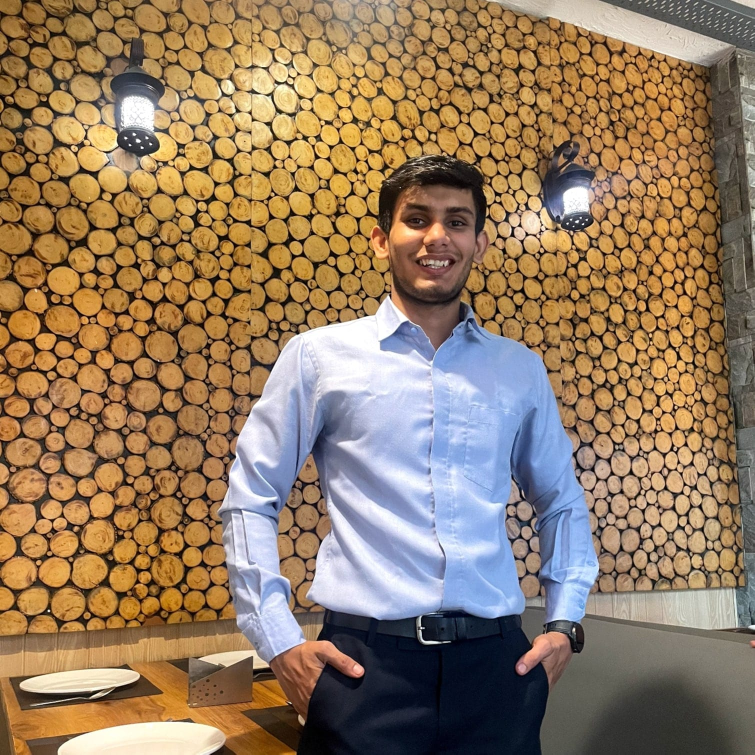
#> input picture tarun.jpeg, 1509 x 1509 px (shown at 1/2 size)
$ python opencv_Day_25.py
#> lines starting #> are read from the running program, lines starting #| are printed output that depends on the picture; after the words box and inside, x2 and y2 are one past the last pixel; in counts of white or black regions, pixels touching at a corner belong together
import numpy as np
import cv2

# Read the input image and resize it
img = cv2.imread('tarun.jpeg')
#> img is the input picture: shape (1509, 1509, 3); mean B, G, R 97.3, 123.5, 147.8
img = cv2.resize(img, (400, 400))
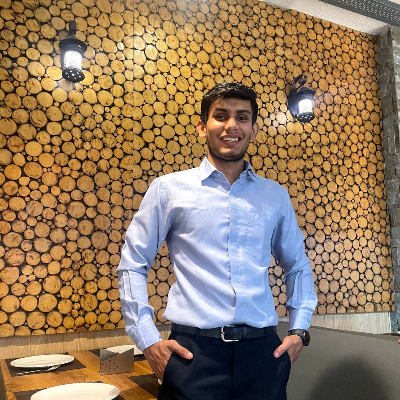
#> img: shape (400, 400, 3); mean B, G, R 97.1, 123.4, 147.7

# Convert the image to grayscale
imgray = cv2.cvtColor(img, cv2.COLOR_BGR2GRAY)
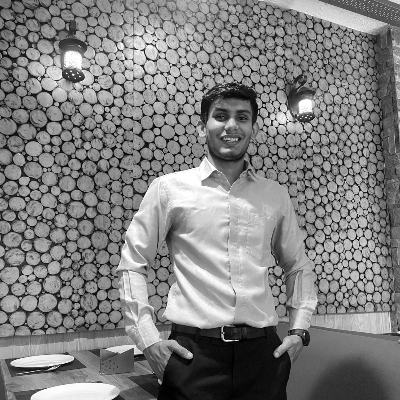
#> imgray: shape (400, 400); min 0, max 255, mean 127.7

# Apply thresholding to obtain a binary image
rest, thresh = cv2.threshold(imgray, 127, 255, 0)
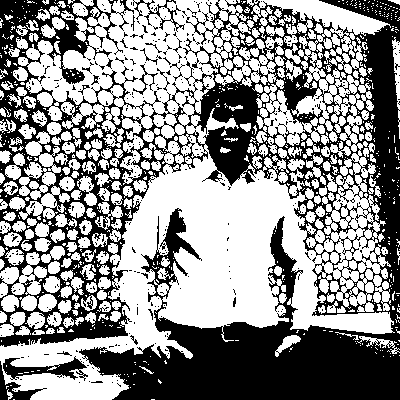
#> thresh: shape (400, 400); 56.9% white; 564 black regions (542 under 20 px)

# Find contours in the binary image
Contours, hierarchy = cv2.findContours(thresh, cv2.RETR_TREE, cv2.CHAIN_APPROX_NONE)
#> Contours = 2281 contours, 1962 with area under 20; largest, box (x1, y1, x2, y2) and area: (0, 0, 395, 400) 72098, (140, 207, 202, 291) 1589, (19, 131, 61, 200) 1275, (0, 252, 47, 298) 940, (2, 356, 88, 381) 920

# Print the number of contours found
print(len(Contours))
#| 2281

# Draw contours on the original image
cv2.drawContours(img, Contours, -1, (0, 255, 255), 3)
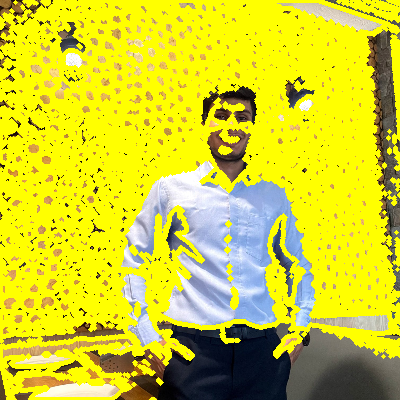
#> img: shape (400, 400, 3); mean B, G, R 44.6, 207.9, 210.2

# Display the original image with contours and the grayscale image
cv2.imshow('image', img)
cv2.imshow('imagegray', imgray)

# Wait for a key press
cv2.waitKey(0)

# Close all OpenCV windows
cv2.destroyAllWindows()

$ run again, with nitin.jpeg copied over tarun.jpeg
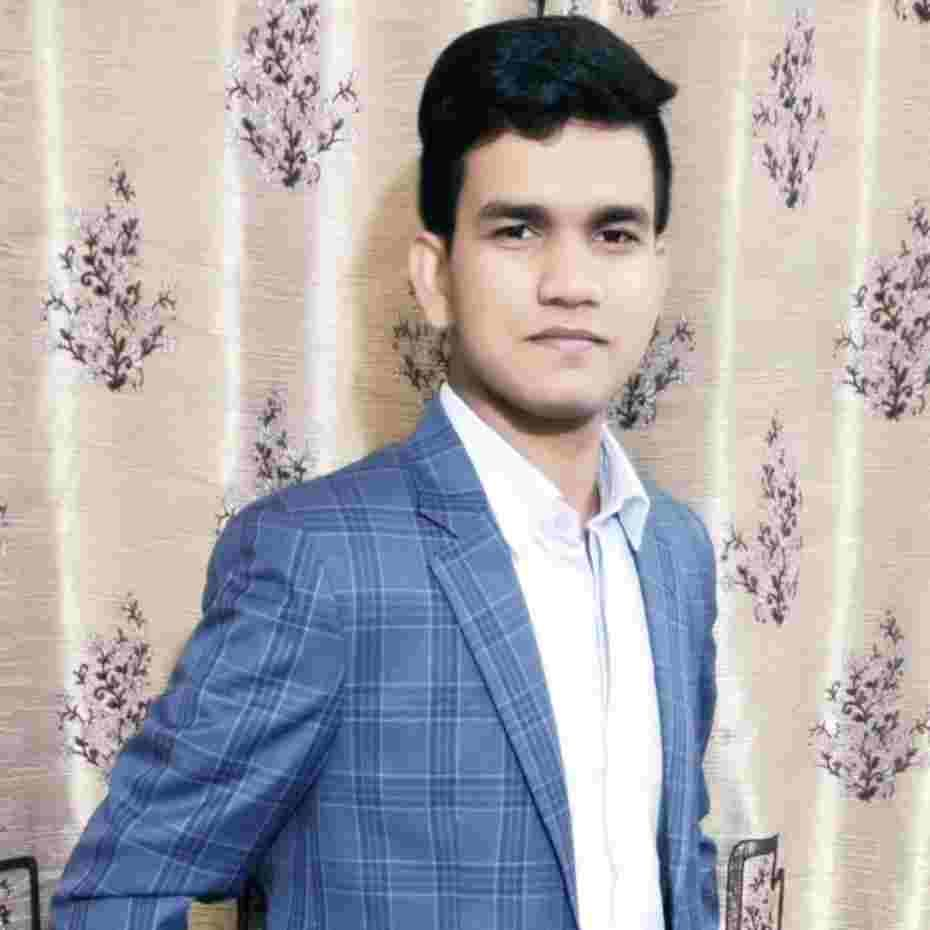
#> input picture nitin.jpeg, 930 x 930 px
#> img is the input picture: shape (930, 930, 3); mean B, G, R 173.4, 169.1, 172.7
#> `rest, thresh = cv2.threshold(imgray, 127, 255, 0)`:
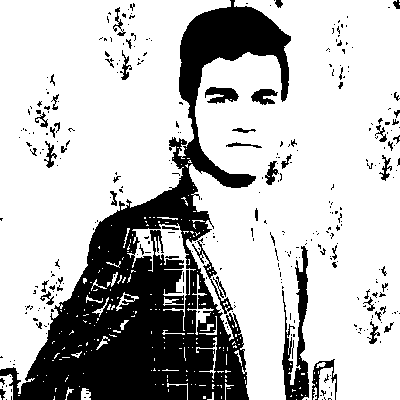
#> thresh: shape (400, 400); 73.9% white; 331 black regions (276 under 20 px)
#> Contours = 658 contours, 560 with area under 20; largest, box (x1, y1, x2, y2) and area: (186, 0, 400, 400) 67046, (0, 0, 231, 394) 48931, (127, 223, 196, 331) 1420, (204, 86, 240, 105) 427, (318, 367, 336, 400) 412
#| 658
#> `cv2.drawContours(img, Contours, -1, (0, 255, 255), 3)`:
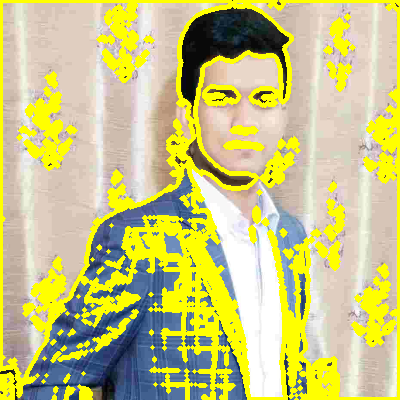
#> img: shape (400, 400, 3); mean B, G, R 131.2, 197.8, 201.8

$ run again, with sample.jpeg copied over tarun.jpeg
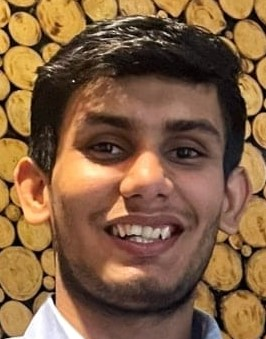
#> input picture sample.jpeg, 266 x 339 px
#> img is the input picture: shape (339, 266, 3); mean B, G, R 66.2, 96, 130.8
#> `rest, thresh = cv2.threshold(imgray, 127, 255, 0)`:
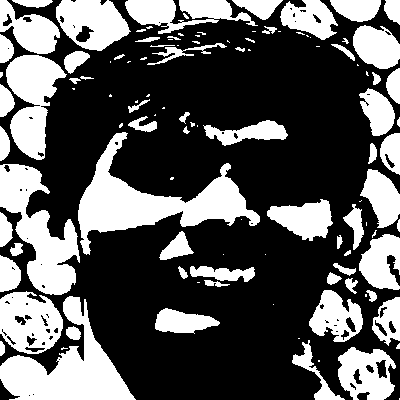
#> thresh: shape (400, 400); 35.4% white; 113 white regions (46 under 20 px)
#> Contours = 181 contours, 100 with area under 20; largest, box (x1, y1, x2, y2) and area: (78, 132, 260, 255) 6723, (0, 296, 136, 400) 5658, (0, 164, 80, 295) 4726, (6, 55, 67, 160) 3474, (0, 291, 63, 354) 2984
#| 181
#> `cv2.drawContours(img, Contours, -1, (0, 255, 255), 3)`:
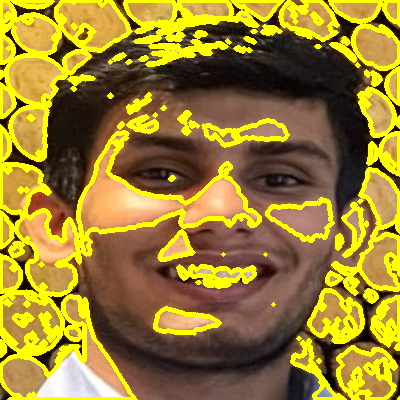
#> img: shape (400, 400, 3); mean B, G, R 46.2, 127.3, 152.4
